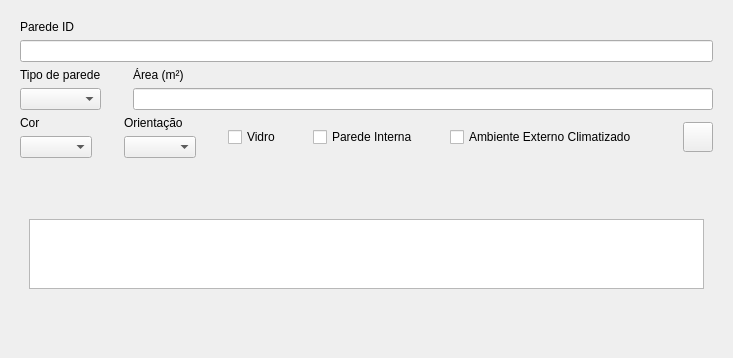
         <widget class="QWidget" name="page">
          <layout class="QGridLayout" name="gridLayout_2">
           <item row="0" column="0">
            <widget class="QWidget" name="widget_2" native="true">
             <layout class="QGridLayout" name="gridLayout_9">
              <item row="0" column="0">
               <layout class="QVBoxLayout" name="verticalLayout_10">
                <item>
                 <layout class="QVBoxLayout" name="verticalLayout_11">
                  <item>
                   <widget class="QLabel" name="parede_id_label">
                    <property name="text">
                     <string>Parede ID</string>
                    </property>
                   </widget>
                  </item>
                  <item>
                   <widget class="QLineEdit" name="parede_id"/>
                  </item>
                 </layout>
                </item>
                <item>
                 <layout class="QHBoxLayout" name="horizontalLayout_2">
                  <item>
                   <layout class="QVBoxLayout" name="verticalLayout_6">
                    <item>
                     <widget class="QLabel" name="parede_cbox_label">
                      <property name="text">
                       <string>Tipo de parede</string>
                      </property>
                     </widget>
                    </item>
                    <item>
                     <widget class="QComboBox" name="parede_cbox"/>
                    </item>
                   </layout>
                  </item>
                  <item>
                   <widget class="QLabel" name="label_spc_1">
                    <property name="minimumSize">
                     <size>
                      <width>20</width>
                      <height>0</height>
                     </size>
                    </property>
                    <property name="maximumSize">
                     <size>
                      <width>20</width>
                      <height>16777215</height>
                     </size>
                    </property>
                    <property name="text">
                     <string/>
                    </property>
                   </widget>
                  </item>
                  <item>
                   <layout class="QVBoxLayout" name="verticalLayout_7">
                    <item>
                     <widget class="QLabel" name="area_box_pr_label">
                      <property name="text">
                       <string>Área (m²)</string>
                      </property>
                     </widget>
                    </item>
                    <item>
                     <widget class="QLineEdit" name="area_box_pr"/>
                    </item>
                   </layout>
                  </item>
                 </layout>
                </item>
                <item>
                 <layout class="QHBoxLayout" name="horizontalLayout_3">
                  <item>
                   <layout class="QVBoxLayout" name="verticalLayout_8">
                    <item>
                     <widget class="QLabel" name="tinta_cbox_pr_label">
                      <property name="text">
                       <string>Cor</string>
                      </property>
                     </widget>
                    </item>
                    <item>
                     <widget class="QComboBox" name="tinta_cbox_pr"/>
                    </item>
                   </layout>
                  </item>
                  <item>
                   <widget class="QLabel" name="label_spc_9">
                    <property name="minimumSize">
                     <size>
                      <width>20</width>
                      <height>0</height>
                     </size>
                    </property>
                    <property name="maximumSize">
                     <size>
                      <width>20</width>
                      <height>16777215</height>
                     </size>
                    </property>
                    <property name="text">
                     <string/>
                    </property>
                   </widget>
                  </item>
                  <item>
                   <layout class="QVBoxLayout" name="verticalLayout_9">
                    <item>
                     <widget class="QLabel" name="orientacao_cbox_pr_label">
                      <property name="text">
                       <string>Orientação</string>
                      </property>
                     </widget>
                    </item>
                    <item>
                     <widget class="QComboBox" name="orientacao_cbox_pr"/>
                    </item>
                   </layout>
                  </item>
                  <item>
                   <widget class="QLabel" name="label_spc_3">
                    <property name="minimumSize">
                     <size>
                      <width>20</width>
                      <height>0</height>
                     </size>
                    </property>
                    <property name="maximumSize">
                     <size>
                      <width>20</width>
                      <height>16777215</height>
                     </size>
                    </property>
                    <property name="text">
                     <string/>
                    </property>
                   </widget>
                  </item>
                  <item>
                   <widget class="QCheckBox" name="vidro_box_pr">
                    <property name="text">
                     <string>Vidro</string>
                    </property>
                   </widget>
                  </item>
                  <item>
                   <widget class="QLabel" name="label_spc_8">
                    <property name="minimumSize">
                     <size>
                      <width>20</width>
                      <height>0</height>
                     </size>
                    </property>
                    <property name="maximumSize">
                     <size>
                      <width>20</width>
                      <height>16777215</height>
                     </size>
                    </property>
                    <property name="text">
                     <string/>
                    </property>
                   </widget>
                  </item>
                  <item>
                   <widget class="QCheckBox" name="interna_box_pr">
                    <property name="text">
                     <string>Parede Interna</string>
                    </property>
                   </widget>
                  </item>
                  <item>
                   <widget class="QLabel" name="label_spc_4">
                    <property name="minimumSize">
                     <size>
                      <width>20</width>
                      <height>0</height>
                     </size>
                    </property>
                    <property name="maximumSize">
                     <size>
                      <width>20</width>
                      <height>16777215</height>
                     </size>
                    </property>
                    <property name="text">
                     <string/>
                    </property>
                   </widget>
                  </item>
                  <item>
                   <widget class="QCheckBox" name="amb_externo_box_pr">
                    <property name="text">
                     <string>Ambiente Externo Climatizado</string>
                    </property>
                    <property name="checked">
                     <bool>false</bool>
                    </property>
                   </widget>
                  </item>
                  <item>
                   <spacer name="horizontalSpacer_2">
                    <property name="orientation">
                     <enum>Qt::Horizontal</enum>
                    </property>
                    <property name="sizeHint" stdset="0">
                     <size>
                      <width>40</width>
                      <height>20</height>
                     </size>
                    </property>
                   </spacer>
                  </item>
                  <item>
                   <widget class="QPushButton" name="parede_ok_btn_1">
                    <property name="minimumSize">
                     <size>
                      <width>30</width>
                      <height>30</height>
                     </size>
                    </property>
                    <property name="maximumSize">
                     <size>
                      <width>30</width>
                      <height>30</height>
                     </size>
                    </property>
                    <property name="text">
                     <string/>
                    </property>
                    <property name="icon">
                     <iconset>
                      <normalon>:/icon/icon/add_button.svg</normalon>
                     </iconset>
                    </property>
                    <property name="iconSize">
                     <size>
                      <width>20</width>
                      <height>20</height>
                     </size>
                    </property>
                   </widget>
                  </item>
                 </layout>
                </item>
                <item>
                 <widget class="QLabel" name="label_spc_6">
                  <property name="minimumSize">
                   <size>
                    <width>0</width>
                    <height>40</height>
                   </size>
                  </property>
                  <property name="maximumSize">
                   <size>
                    <width>16777215</width>
                    <height>40</height>
                   </size>
                  </property>
                  <property name="text">
                   <string/>
                  </property>
                 </widget>
                </item>
                <item>
                 <layout class="QHBoxLayout" name="horizontalLayout_5">
                  <item>
                   <widget class="QWidget" name="widget_4" native="true">
                    <layout class="QGridLayout" name="gridLayout_10">
                     <item row="0" column="0">
                      <widget class="QTableWidget" name="tabela_parede">
                       <property name="sizeAdjustPolicy">
                        <enum>QAbstractScrollArea::AdjustToContents</enum>
                       </property>
                       <property name="showGrid">
                        <bool>false</bool>
                       </property>
                      </widget>
                     </item>
                     <item row="1" column="0">
                      <spacer name="verticalSpacer_3">
                       <property name="orientation">
                        <enum>Qt::Vertical</enum>
                       </property>
                       <property name="sizeHint" stdset="0">
                        <size>
                         <width>20</width>
                         <height>40</height>
                        </size>
                       </property>
                      </spacer>
                     </item>
                    </layout>
                   </widget>
                  </item>
                 </layout>
                </item>
               </layout>
              </item>
             </layout>
            </widget>
           </item>
          </layout>
         </widget>
